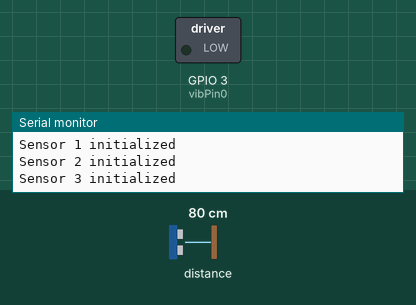
This program was run on a simulated ESP32-S3. Shown: switched loads named in the program (green lamp = pin HIGH), the last lines printed to the serial monitor. The test bench sets the inputs (shaded band); at power-on: distance to the obstacle 80 cm.

Above: at 1.2 s.
1.3 s: distance to the obstacle set to 2 cm
At 2.5 s:
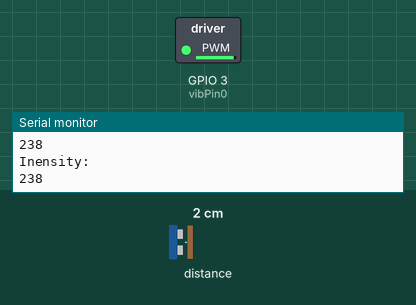
2.8 s: distance to the obstacle set to 9 cm
At 3.6 s:
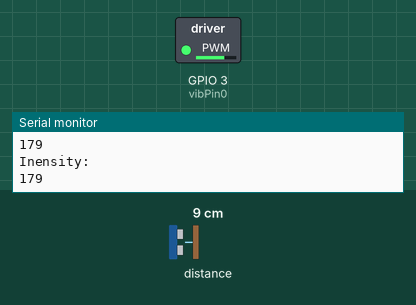
4.3 s: distance to the obstacle set to 18 cm
At 4.7 s:
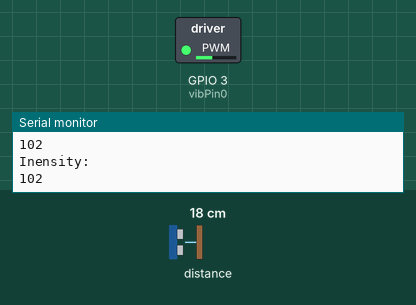
Timing chart, 0 to 7.3 s (numbered marks = the images above; inputs shaded):
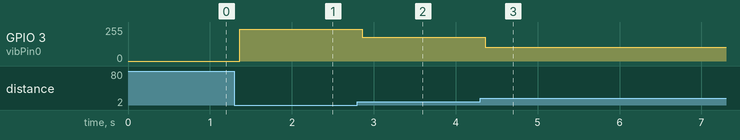

Measured:
- after the input at 1.3 s, GPIO 3 (vibPin0): 0/255 → 238/255 after 0.06 s
- after the input at 2.8 s, GPIO 3 (vibPin0): 238/255 → 179/255 after 0.06 s
- after the input at 4.3 s, GPIO 3 (vibPin0): 179/255 → 102/255 after 0.06 s

The program:

main.cpp
```cpp
#include <Adafruit_VL53L0X.h>
#include <Wire.h>


/*----------------------------*/
/*------Distance Sensors------*/
/*----------------------------*/

// Distance Sensor setup
Adafruit_VL53L0X lox1 = Adafruit_VL53L0X(); // Working
Adafruit_VL53L0X lox2 = Adafruit_VL53L0X(); // Not Checked
Adafruit_VL53L0X lox3 = Adafruit_VL53L0X(); // Not Checked

// Distance Sensor 1 (SDA: 8, SCL: 9)
const int loxSDA1 = 8;
const int loxSCL1 = 9;

// Distance Sensor 2 (SDA: 10, SCL: 11)
const int loxSDA2 = 10;
const int loxSCL2 = 11;

// Distance Sensor 3 (SDA: 12, SCL: 13)
const int loxSDA3 = 12;
const int loxSCL3 = 13;


// Initialization of distance sensor
void loxSetup() {

  // Initialize sensor 1
  Wire.begin(loxSDA1, loxSCL1);
  if (!lox1.begin()) {
    Serial.println("Could not initialize VL53L0X sensor 1");
    while (1);
  }
  Serial.println("Sensor 1 initialized");


  // Initialize sensor 2
  Wire.begin(loxSDA2, loxSCL2);
  if (!lox2.begin()) {
    Serial.println("Could not initialize VL53L0X sensor 2");
    while (1);
  }
  Serial.println("Sensor 2 initialized");


  // Initialize sensor 3
  Wire.begin(loxSDA3, loxSCL3);
  if (!lox3.begin()) {
    Serial.println("Could not initialize VL53L0X sensor 3");
    while (1);
  }
  Serial.println("Sensor 3 initialized");
}


// Vibration Motor setup
const int vibPin0 = 3;  // GPIO for Vibration motor 1 (PWM) Testing
const int vibPin1 = 4;  // GPIO for Vibration motor 2 (PWM)
const int vibPin2 = 5;  // GPIO for Vibration motor 3 (PWM)
const int vibPin3 = 6;  // GPIO for Vibration motor 4 (PWM)
const int vibPin4 = 7;  // GPIO for Vibration motor 5 (PWM)


// Function to activate vibration motor if distance is below 300mm
// Parameters:
// - distanceSensor: the sensor object to take measurements from
// - vibPin: the vibration pin to control the motor
// - intensityCoeff: the intensity multiplier (1-10) to adjust vibration feedback

void controlVibration(Adafruit_VL53L0X& distanceSensor, int vibPin, int intensityCoeff, bool debugMode) {
  VL53L0X_RangingMeasurementData_t measure;

  // Measure the distance
  distanceSensor.rangingTest(&measure, false);

  // Check if the measurement is valid
  if (measure.RangeStatus != 4) { // 4 indicates an invalid measurement
    int distance = measure.RangeMilliMeter;
    // Print distance values for debugging if debugMode is true
    if (debugMode) {
      Serial.print("Distance (mm): ");
      Serial.println(distance);
    }

    // Trigger vibration motor if distance is below 300 mm
    if (distance < 300) {
      // Adjust intensity using a multiplier (intensityCoeff)
      // The map range is modified to give a range between 0 and 255 (PWM)
      int intensity = map(distance, 0, 300, 255, 0); // Map distance to PWM value
      intensity = intensity * intensityCoeff; // Apply intensity coefficient

      // Ensure intensity stays within valid PWM range (0 to 255)
      if (intensity > 255) intensity = 255;
      if (intensity < 0) intensity = 0;


      Serial.println("Inensity:");
      Serial.println(intensity);

      analogWrite(vibPin, intensity);  // Set the motor vibration intensity for the selected motor pin
    } else {
      analogWrite(vibPin, 0); // Turn off the motor if distance is above 300mm
    }
  } else {
    if (debugMode) {
      Serial.println("Out of reach");
    }
    analogWrite(vibPin, 0); // Ensure motor is off if measurement is out of range
  }
}

void setup() {
  Serial.begin(115200);
  // Setup distance sensors
  loxSetup();

}

void loop() {
  // Call the controlVibration function with appropriate parameters:

  // First sensor controls vibPin0 and vibPin1
  controlVibration(lox1, vibPin0, 1, false);  // Debug mode enabled

  /*
  // Second sensor controls vibPin0 and vibPin1
  controlVibration(lox2, vibPin3, 5, false);  // Debug mode enabled

  // Third sensor controls vibPin0 and vibPin1
  controlVibration(lox3, vibPin4, 5, true);  // Debug mode enabled

  */


  delay(50);  // Delay to avoid flooding the serial monitor
}
```
